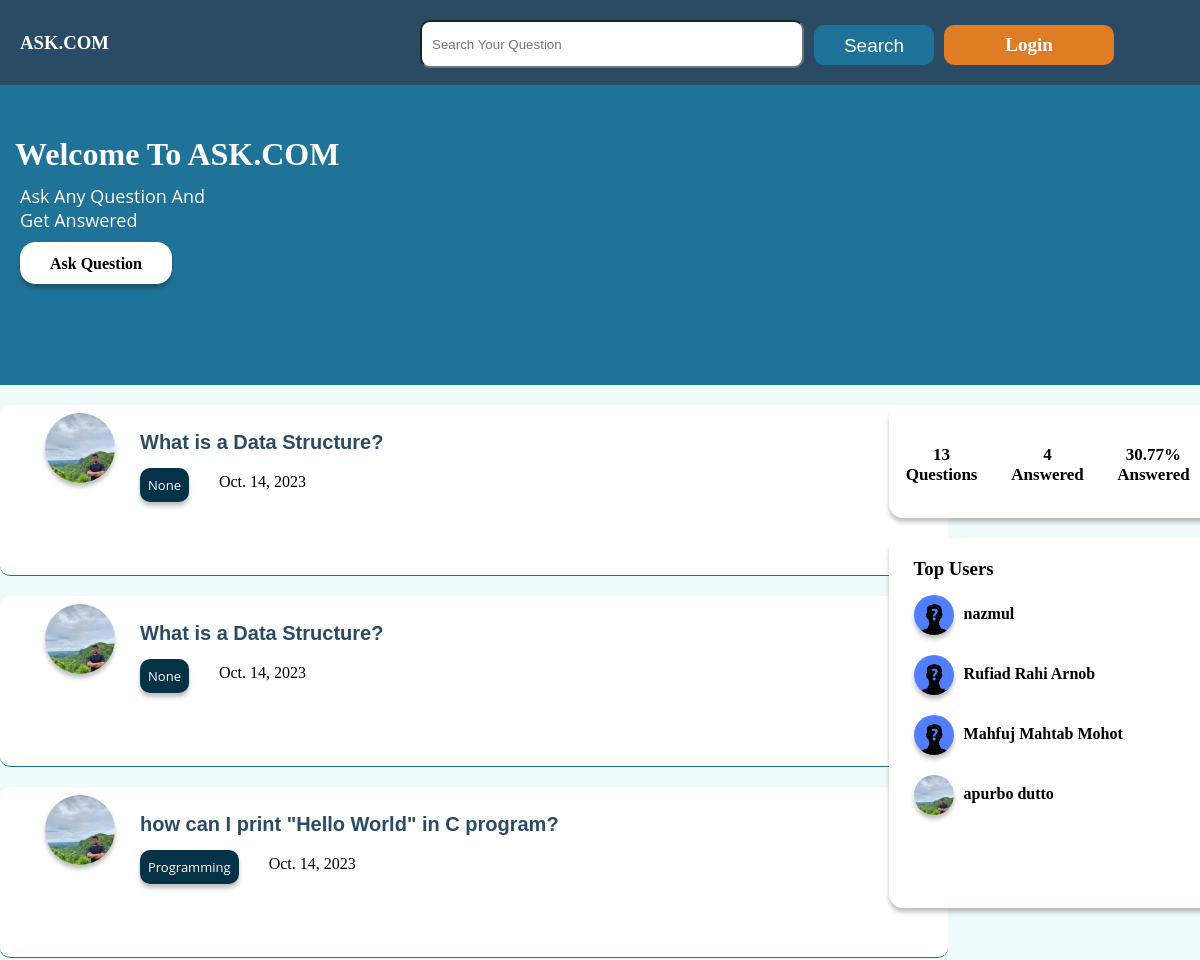
The app's page / (upper part), older data.
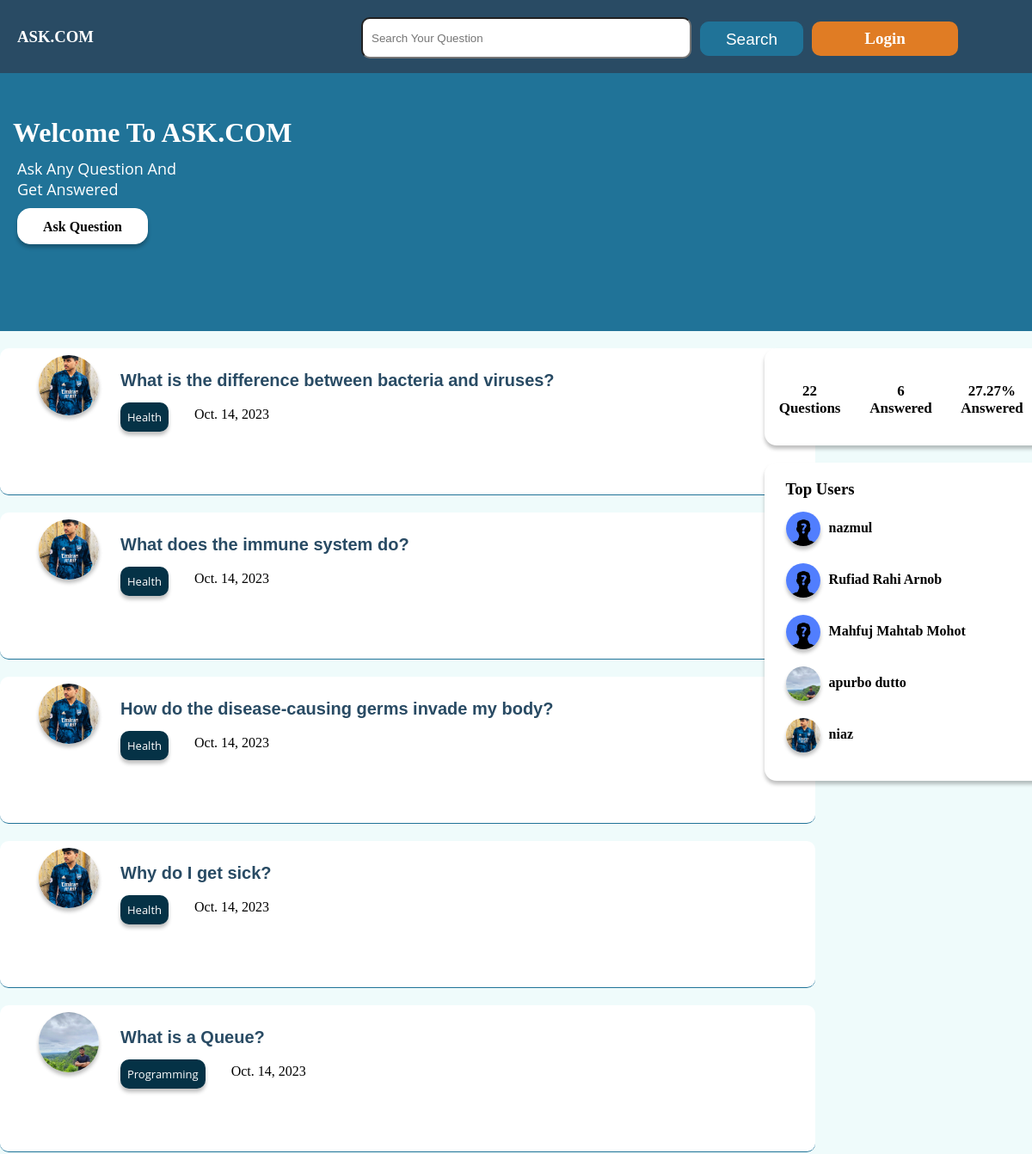
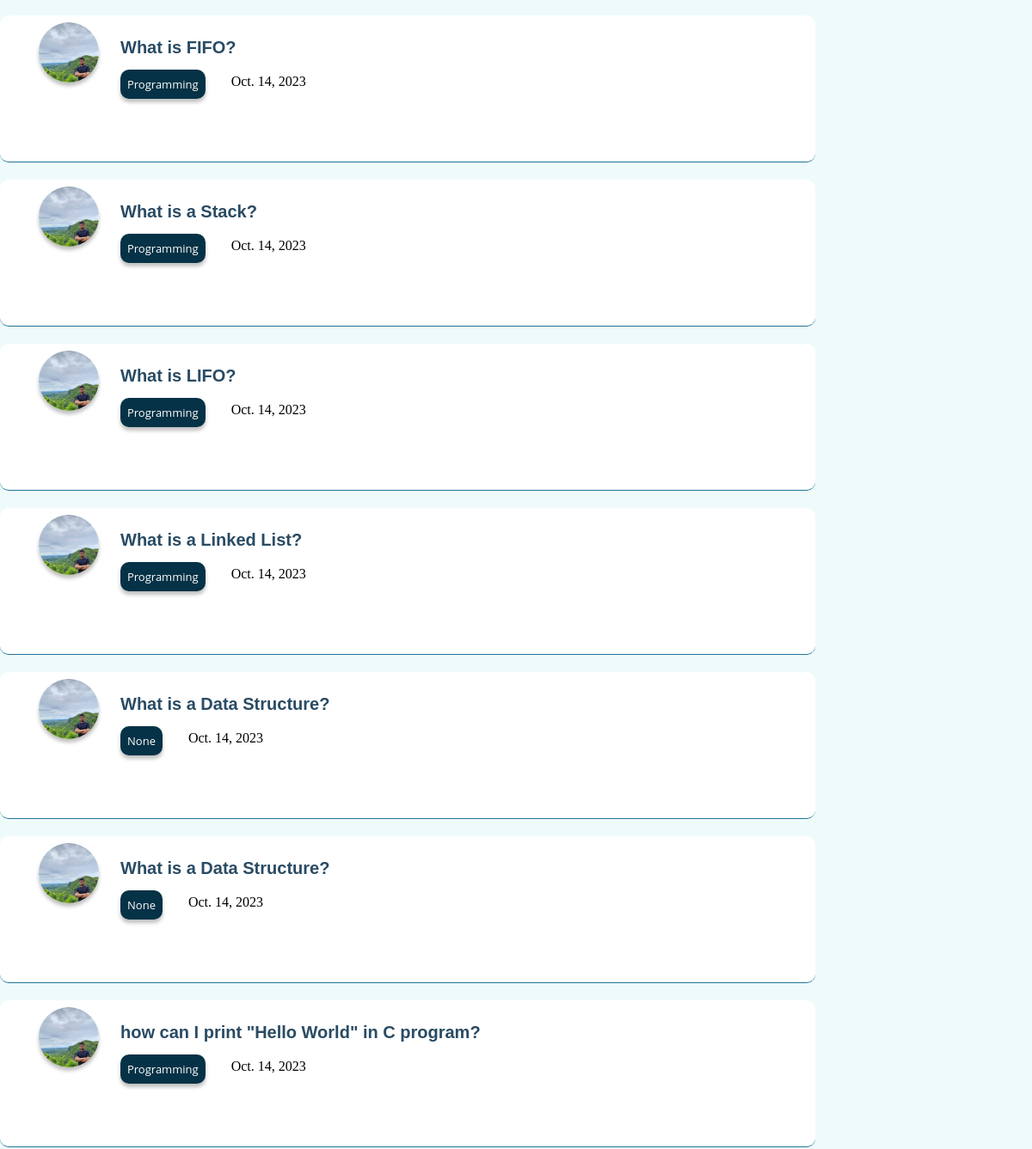
The same page, newer data (2 pictures, top to bottom).
### home/models.py (models this page shows)
class OurUser(models.Model):
    id = models.IntegerField(primary_key = True)
    name = models.CharField(max_length = 30,null = True)
    email = models.CharField(max_length = 50,null = True)
    password = models.TextField(null = True)
    Bio = models.TextField(null = True)
    Num_of_followers = models.IntegerField(null = True)
    Num_of_following = models.IntegerField(null = True)
    user = models.CharField(max_length = 100,null = True)
    img = models.ImageField(upload_to='images/', null= True)
    phone_No = models.CharField(max_length = 15, null= True)

### questions/models.py (models this page shows)
class Questions(models.Model):
    id =models.IntegerField(primary_key =True)
    title = models.CharField(max_length = 30)
    details = models.CharField(max_length = 50)
    u_email = models.CharField(max_length=50,null = True)
    cat_name = models.CharField(max_length=100,null=True)
    time = models.DateTimeField(auto_now_add=True,null = True)

### home/views.py (the view)
# urls.py: path('',home_view,name = "home"),
def home_view(request):
    user_email = OurUser.objects.all()
    user_list={}
    questions_info = Questions.objects.all().order_by("-id")
    count=0
    for i in range(0,len(user_email)):
        user_info = {}
        c = 0
        for j in range(0,len(questions_info)):
            if(user_email[i].email == questions_info[j].u_email):
                c+=1
                if(count != 5):
                    if(c == 1):
                        user_info['name'] = user_email[i].name
                        user_info['img'] = user_email[i].img
                        user_info['user'] = user_email[i].user
                        user_list[i] = user_info
                        count+=1
                    else:
                        break
                else:
                    break
    questions = Questions.objects.all().order_by("-id")
    total_question = len(questions)
    answer = Answer.objects.all()
    total_answer = 0
    for i in range(0,total_question):
        for j in range(0,len(answer)):
            if questions[i].id == int(answer[j].Q_ID):
                total_answer=total_answer + 1
    if(total_answer == 0 or total_question == 0):
        perchantage = 0
    else:
        perchantage = (total_answer / total_question) * 100
    question_dict = {}
    for i in range(len(questions)):
        dict = {}
        for j in range(len(user_email)):
            if(questions[i].u_email == user_email[j].email):
                dict['img'] = user_email[j].img
                dict['user'] = user_email[j].user
                dict['title'] = questions[i].title
                dict['details'] = questions[i].details
                dict['cat_name'] = questions[i].cat_name
                dict['id'] = questions[i].id
                dict['time'] = questions[i].time
                question_dict[i] = dict
    try:
        if request.session['active'] == True:
            print("session available")
            my_user = OurUser.objects.filter(email = request.session['0'])
            return render(request,"index.html",{"my_users" : my_user[0], "registered" : True,"question_dict" : question_dict,"total_question":total_question,"total_answer" : total_answer,"perchantage" : perchantage,"user_list" : user_list})
        else:
            print("sorry session not available")
            return render(request,"index.html",{"question_dict" : question_dict,"total_question":total_question,"total_answer" : total_answer,"perchantage" : perchantage,"user_list" : user_list})
    except:
            return render(request,"index.html",{"question_dict" : question_dict,"total_question":total_question,"total_answer" : total_answer,"perchantage" : perchantage,"user_list" : user_list})

### home/templates/index.html (shortened to what this page needs)
{% extends 'base.html' %}
{% load static %}
{% block banner %}
<div class="banner">
    <div class="main_banner">
        <h2>Welcome To ASK.COM</h2>
        <p>Ask Any Question And <br> Get Answered</p>
        <a href="/ask_question"  class="ask_question">Ask  Question</a>
    </div>
</div>
{% endblock banner %}
    {% block body %}
    <div class="container bg">
        <div class="main_container">
         <div class="left_main_container">
            {% for key,value in question_dict.items %}
            <div class="question">
                <a href="/profile/user/{{ value.user }}" class="logo_a">
                <div class="logo_section">
                <img class="logo_img" src="/media/{{ value.img }}" alt="">
            </div></a>
            <div class="rest">
                <a class="title_a" href="/answer/{{ value.id }}"><h3 class="question_title">{{ value.title }}</h3></a>
                <div class="category_section">
                    <a href="/category/{{ value.cat_name }}" class="cat">{{ value.cat_name }}</a>
                </div>
                <p class="time">{{ value.time|date }}</p>
            </div>
            </div>
{% endfor %}
         </div>
         <div class="right_main_container">
            <div class="overview">
                <p class="p1">{{ total_question }}<br>  Questions</p>
                <p class="p1">{{ total_answer }}<br>Answered</p>
                <p class="p1">{{ perchantage|floatformat:2 }}%<br>Answered</p>
            </div>
            <div class="top_user">
                <h3>Top Users</h3>
                {% for key,value  in user_list.items %}
                <div class="user">
                    <a href="/profile/user/{{ value.user }}"><img src="/media/{{ value.img }}"  alt="" class="top_user_logo"></a>
                    <h4 class="name">{{ value.name }}</h4>
                </div>
                {% endfor %}
            </div>
         </div>
        </div>
</div>
{% endblock body %}

### home/templates/base.html (shortened to what this page needs)
{% load static %}
<!DOCTYPE html>
<html lang="en">
<head>
    <link rel="stylesheet" href="{% static 'style/style.css/' %}">
    <link rel="stylesheet" href="{% static 'style/responsive.css/' %}">
</head>
<body>
  <div class="header">
      <div class="main_header">
          <h3 class="logo"><a href="/" class="first_logo"> ASK.COM </a></h3>
          <form action="/search" method="GET">
              <input type="text" class="search" name="search" id="search" placeholder="Search Your Question">
              <input type="submit" value="Search" class="search_btn">
          </form>
          {% if registered == True %}
            <a href="/profile" class="profile_picture_a"><img src="/media/{{my_users.img }}" alt="" class="profile_picture"></a>
            <a class="register-btn" href="/logout">Log out</a>
          {% else %}
          <a class="register-btn" href="/signup">Login</a>
          {% endif %}
      </div>
  </div>
 {% block banner %}
 {% endblock banner %}
       {% block body %}{% endblock body %}
</body>
</html>

### home/static/style/style.css (style rules this page uses)
* { margin: 0px; padding: 0px; }
.container { width: 1920px; height: auto; position: relative; }
.header { width: 1920px; height: 85px; line-height: 85px; margin: 0 auto; background: #294B64; position: relative; }
.main_header { width: 1366px; height: 85px; line-height: 85px; margin: 0 auto; }
.logo { color: white; width: 150px; float: left; padding-left: 20px; }
.search_btn { color: white; text-decoration: none; font-size: 19px; width: 120px; height: 40px; line-height: 40px; border: 1px solid #207398; display: block; float: left; position: relative; margin-top: 25px; margin-left: 10px; text-align: center; font-weight: normal; background: #207398; border-radius: 10px; }
.register-btn { color: white; text-decoration: none; font-size: 19px; width: 170px; height: 40px; line-height: 40px; display: block; float: left; position: relative; margin-top: 25px; margin-left: 10px; text-align: center; font-weight: bold; background: #E07C24; border-radius: 10px; }
.search { width: 370px; height: 44px; border-radius: 10px; padding-left: 10px; margin-right: 0px; float: left; margin-left: 350px; margin-top: 20px; position: relative; }
.main_container { width: 1366px; height: auto; margin: 0 auto; }
.banner { position: relative; top: 0px; overflow: hidden; width: 1920px; height: 300px; background: #207398; }
.main_banner { width: 1366px; height: 300px; margin: 0 auto; overflow: hidden; }
.banner .main_banner h2 { font-family: 'Montserrat'; font-style: normal; font-weight: 700; font-size: 32px; line-height: 39px; color: white; margin-top: 50px; margin-left: 15px; }
.banner .main_banner p { font-family: 'Open Sans'; font-style: normal; margin-top: 10px; margin-left: 20px; color: white; font-size: 18px; }
.ask_question { box-sizing: border-box; position: absolute; width: 152px; height: 42px; background: #FFFFFF; border: 1px solid #ffffff; box-shadow: 0px 4px 4px rgba(0, 0, 0, 0.25); border-radius: 15px; margin-top: 10px; margin-left: 20px; text-align: center; line-height: 42px; text-decoration: none; color: black; font-weight: bold; }
.left_main_container { width: 70%; height: auto; float: left; }
.right_main_container { width: 29.7%; height: auto; float: right; padding-bottom: 50px; }
.question { width: 908px; height: 170px; border-bottom: 1px solid #207398; margin-top: 20px; overflow: hidden; padding-left: 40px; background: white; border-radius: 10px; }
.logo_a { display: block; width: 70px; height: 70px; }
.logo_img { width: 70px; height: 70px; border-radius: 50%; margin-top: 8px; margin-left: 5px; float: left; box-shadow:0px 4px 4px rgba(0, 0, 0, 0.25); }
.question_title { width: 780px; height: auto; display: block; margin-top: 6px; text-align: justify; margin-bottom: 14px; font-size: 20px; font-family: 'Montserrat', sans-serif; }
.title_a { text-decoration: none; color: #294B64; font-family: 'Montserrat', sans-serif; margin-right: 20px; text-align: justify; }
.cat { background: #053246; width: auto; padding: 8px; border-radius: 10px; text-decoration: none; color: white; box-shadow:0px 4px 4px rgba(0, 0, 0, 0.25); font-family: 'Open Sans'; font-style: normal; float: left; display: block; margin-right: 5px; font-size: 13px; }
.logo_section { width: 92px; height: 100px; float: left; }
.rest { width: 830px; height: 70%; margin-top: -80px; float: left; padding-left: 100px; }
.time { width: auto; height: 30px; padding-right: 20px; float: left; margin-top: 5px; }
.category_section { width: auto; height: 30%; margin-right: 10px; float: left; }
.overview { width: 326px; height: 113px; margin-top: 20px; background: #ffffff; box-shadow: 0px 4px 4px rgba(0, 0, 0, 0.25); border-radius: 14px; margin-left: 45px; }
.p1 { width: 32.5%; float: left; height: 70px; text-align: center; padding-top: 40px; font-size: 17px; font-weight: bold; }
.top_user { width: 306px; height: 350px; margin-top: 20px; background: #ffffff; box-shadow: 0px 4px 4px rgba(0, 0, 0, 0.25); border-radius: 14px; margin-left: 45px; padding-top: 20px; padding-left: 25px; margin-bottom: 20px; }
.user { width: 95%; height: 50px; margin-top: 10px; }
.top_user_logo { width: 40px; height: 40px; border-radius: 50%; margin-top: 5px; box-shadow: 0px 4px 4px rgba(0, 0, 0, 0.25); float: left; margin-right: 10px; }
.name { padding-top: 15px; }
.time { margin-left: 15px; }
.bg { background: #effbfb }
.first_logo { text-decoration: none; color: white; }
img { object-fit: cover; }

Row changes from the older to the newer data that the page shows:
added OurUser: img (picture), name "niaz"
added Questions: title "What is the difference between bacteria and viruses?", cat_name "Health", time "Oct. 14, 2023"
added Questions: title "What does the immune system do?", cat_name "Health", time "Oct. 14, 2023"
added Questions: title "How do the disease-causing germs invade my body?", cat_name "Health", time "Oct. 14, 2023"
added Questions: title "Why do I get sick?", cat_name "Health", time "Oct. 14, 2023"
added Questions: title "What is a Queue?", cat_name "Programming", time "Oct. 14, 2023"
added Questions: title "What is FIFO?", cat_name "Programming", time "Oct. 14, 2023"
added Questions: title "What is a Stack?", cat_name "Programming", time "Oct. 14, 2023"
added Questions: title "What is LIFO?", cat_name "Programming", time "Oct. 14, 2023"
added Questions: title "What is a Linked List?", cat_name "Programming", time "Oct. 14, 2023"
Text that changed along with them:
{{ total_question }}: "13" → "22"
{{ total_answer }}: "4" → "6"
{{ perchantage|floatformat:2 }}: "30.77" → "27.27"
